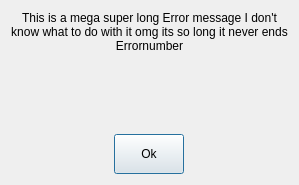
<?xml version="1.0" encoding="UTF-8"?>
<ui version="4.0">
 <class>ErrorPopup</class>
 <widget class="QDialog" name="ErrorPopup">
  <property name="geometry">
   <rect>
    <x>0</x>
    <y>0</y>
    <width>294</width>
    <height>185</height>
   </rect>
  </property>
  <property name="sizePolicy">
   <sizepolicy hsizetype="MinimumExpanding" vsizetype="MinimumExpanding">
    <horstretch>0</horstretch>
    <verstretch>0</verstretch>
   </sizepolicy>
  </property>
  <property name="windowTitle">
   <string>Error</string>
  </property>
  <property name="windowIcon">
   <iconset resource="qt_pco_camera.qrc">
    <normaloff>:/Resources/PCOApp.ico</normaloff>:/Resources/PCOApp.ico</iconset>
  </property>
  <layout class="QVBoxLayout" name="verticalLayout">
   <item>
    <layout class="QVBoxLayout" name="verticalLayout_2">
     <item>
      <widget class="QLabel" name="ErrorPopupText">
       <property name="sizePolicy">
        <sizepolicy hsizetype="MinimumExpanding" vsizetype="MinimumExpanding">
         <horstretch>0</horstretch>
         <verstretch>0</verstretch>
        </sizepolicy>
       </property>
       <property name="text">
        <string>This is a mega super long Error message I don't know what to do with it omg its so long it never ends
Errornumber</string>
       </property>
       <property name="scaledContents">
        <bool>true</bool>
       </property>
       <property name="alignment">
        <set>Qt::AlignCenter</set>
       </property>
       <property name="wordWrap">
        <bool>true</bool>
       </property>
      </widget>
     </item>
     <item alignment="Qt::AlignHCenter">
      <widget class="QLabel" name="ErrorPopupNumber">
       <property name="text">
        <string/>
       </property>
      </widget>
     </item>
    </layout>
   </item>
   <item>
    <spacer name="verticalSpacer">
     <property name="orientation">
      <enum>Qt::Vertical</enum>
     </property>
     <property name="sizeHint" stdset="0">
      <size>
       <width>20</width>
       <height>40</height>
      </size>
     </property>
    </spacer>
   </item>
   <item>
    <layout class="QHBoxLayout" name="horizontalLayout">
     <property name="sizeConstraint">
      <enum>QLayout::SetNoConstraint</enum>
     </property>
     <item>
      <widget class="QPushButton" name="ErrorPopupOk">
       <property name="sizePolicy">
        <sizepolicy hsizetype="MinimumExpanding" vsizetype="Fixed">
         <horstretch>0</horstretch>
         <verstretch>0</verstretch>
        </sizepolicy>
       </property>
       <property name="minimumSize">
        <size>
         <width>70</width>
         <height>40</height>
        </size>
       </property>
       <property name="maximumSize">
        <size>
         <width>70</width>
         <height>40</height>
        </size>
       </property>
       <property name="text">
        <string>Ok</string>
       </property>
      </widget>
     </item>
    </layout>
   </item>
  </layout>
 </widget>
 <layoutdefault spacing="6" margin="11"/>
 <resources>
  <include location="qt_pco_camera.qrc"/>
  <include location="qt_pco_camera.qrc"/>
 </resources>
 <connections>
  <connection>
   <sender>ErrorPopupOk</sender>
   <signal>clicked()</signal>
   <receiver>ErrorPopup</receiver>
   <slot>accept()</slot>
   <hints>
    <hint type="sourcelabel">
     <x>195</x>
     <y>164</y>
    </hint>
    <hint type="destinationlabel">
     <x>282</x>
     <y>160</y>
    </hint>
   </hints>
  </connection>
 </connections>
</ui>
